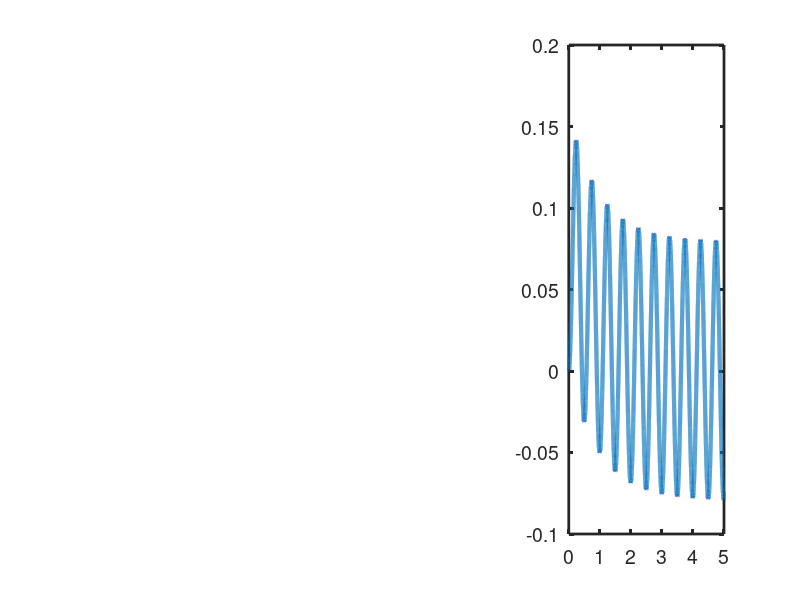
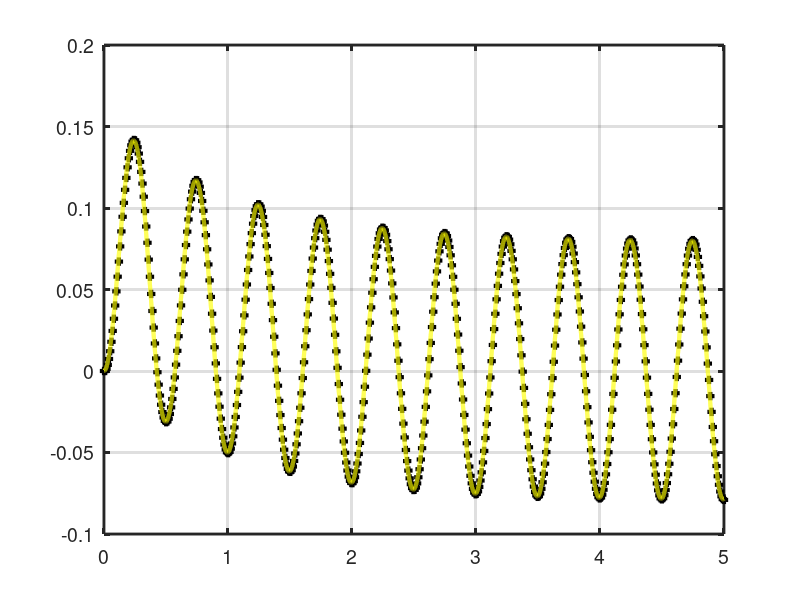
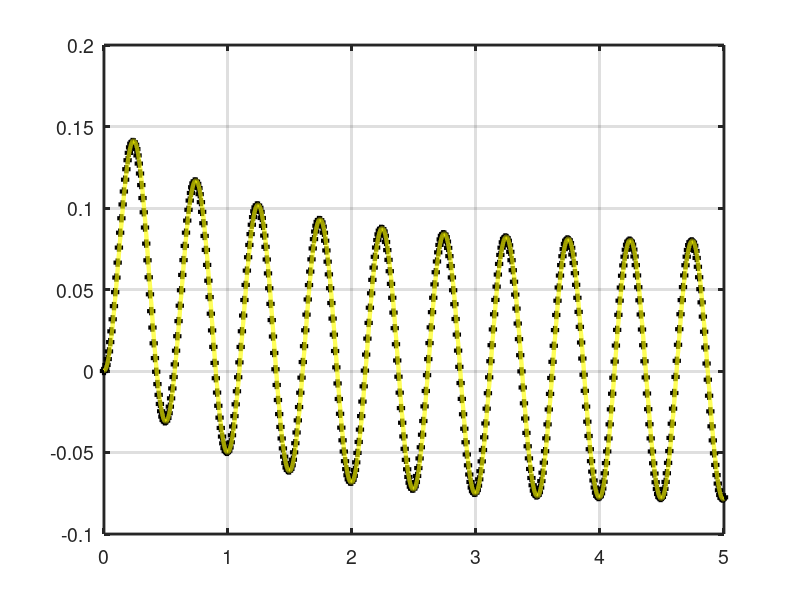
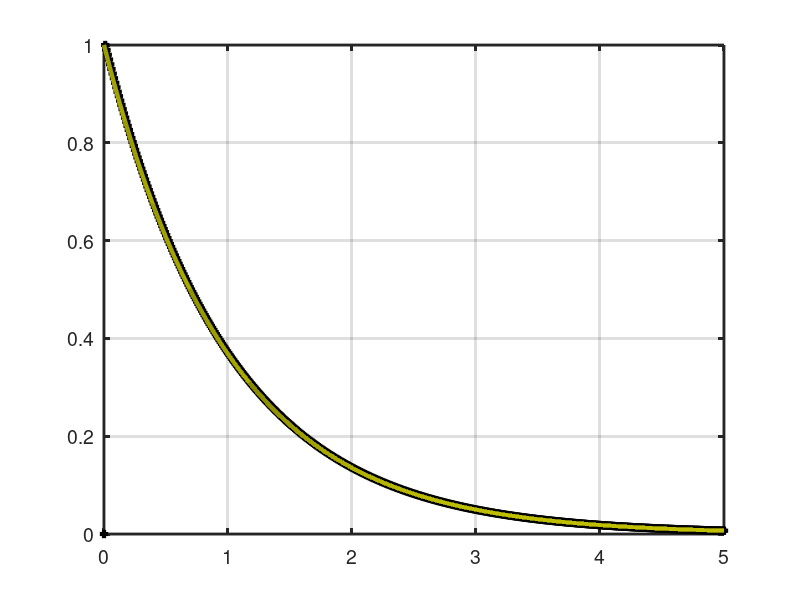

Recreate these plots in MATLAB, in order.
%%%%%%%%%%%%%%%%%%%%%%%%%%%%%%%%%%%%%%%%%%%%%%%%%%%%%%%%%%%%%%%%%%%%%% 0 - Projeto de filtro e sintese de voz%% %% a. projetar um filtro digital %%%%%%  20 de Outubro de 2021%%%%%%%%%%%%%%%%%%%%%%%%%%%%%%%%%%%%%%%%%%%%%%%%%%%%%%%%%%%%%%%%%%%%%%%% 1 - Preparação do código %% %% Boas práticas: limpeza de variáveis; variáveis globais%% Constantes; carregar bibliotecas;...%%%%% Limpezaclc;          % limpa visual da tela de comandosclose all;    % limpa as figurasclear all;    % limpa as variáveis%%% Pacote de controlepkg load control         %%% Polos e zeros pkg load signal          %%% --> Bilinear%%%%%%%%%%%%%%%%%%%%%%%%%%%%%%%%%%%%%%%%%%%%%%%%%%%%%%%%%%%%%%%%%%%%%% 2 - Tempo contínuo %% N = 1;            % NumeradorD = [1 1];        % Denominador%%% Filtro passa baixas contínuoFPBc = tf(N,D);%%% Criar uma senoide artificial com To = 5 segundosTo    = 0.5;              % período da senóideomega = 2*pi/To;          % frequência angularNp    = 1e5;              % número de pontos do gráficotempo = linspace(0,5,Np); % vetor de tempox     = sin(omega*tempo); % senóide%%% Filtrando o sinal x(t)x_f = lsim(FPBc,x,tempo);%%% Visualizaçãosubplot(1,3,1);impulse(FPBc);%%% Aprimora a aparência do gráficoset(findall(gcf,'Type','line'),'LineWidth',3);set(gca,'FontSize',14,'LineWidth',2);subplot(1,3,2);step(FPBc);%%% Aprimora a aparência do gráficoset(findall(gcf,'Type','line'),'LineWidth',3);set(gca,'FontSize',14,'LineWidth',2);subplot(1,3,3);plot(tempo,x_f);%%% Aprimora a aparência do gráficoset(findall(gcf,'Type','line'),'LineWidth',3);set(gca,'FontSize',14,'LineWidth',2);%%%%%%%%%%%%%%%%%%%%%%%%%%%%%%%%%%%%%%%%%%%%%%%%%%%%%%%%%%%%%%%%%%%%%% 3 - Tempo discreto %% % Ap1 --> y = (1-T)*ya + T*xa% Ap2 --> y = (1/(1+T))*ya + (T/(1+T))*x% Ap3 --> y = -((1-2/T)/(1+2/T))*ya + (1/(1+2/T))*xa + (1/(1+2/T))*x%%% Escolha da taxa de amostragemFs = 100;   % A senoide tem 2Hz, devendo ser amostrada com 4Hz (min)T  = 1/Fs;  % Taxa de amostragem%%% Criar o impulsoxi    = [1 zeros(1,Np-1)];%%% Criar o degrauxd    = ones(1,Np);%%% Criar a senoidetd    = linspace(0,5,5/T);xs    = sin(omega*td);%%% Implementando a primeira aproximação% Ap1 --> y = (1-T)*ya + T*xa%%% Valores iniciais das variáveisy1a  = 0;y2a  = 0;x1a  = 0; for k = 1:length(td)    y1(k) = (1-T)*y1a + T*x1a;  y2(k) = (1/(1+T))*y2a + (T/(1+T))*xs(k);    %%% Atualizar o valores    y1a   = y1(k);  y2a   = y2(k);  x1a   = xs(k);  end%%% Visualizando a resposta do sistema ao impulsofigure()plot(td,y1,'k+'); grid; hold;plot(tempo,x_f, 'y');%%% Aprimora a aparência do gráficoset(findall(gcf,'Type','line'),'LineWidth',3);set(gca,'FontSize',14,'LineWidth',2);figure()plot(td,y2,'k+'); grid; hold;plot(tempo,x_f, 'y');%%% Aprimora a aparência do gráficoset(findall(gcf,'Type','line'),'LineWidth',3);set(gca,'FontSize',14,'LineWidth',2);%%% Implementando a primeira aproximação% Ap1 --> y = (1-T)*ya + T*xa[yi,time,X0 ] = impulse (FPBc,tempo);%%% Valores iniciais das variáveisy1a  = 0;y2a  = 0;x1a  = 0; for k = 1:length(td)    y1(k) = (1-T)*y1a + T*x1a;  y2(k) = (1/(1+T))*y2a + (T/(1+T))*xi(k);    %%% Atualizar o valores    y1a   = y1(k);  y2a   = y2(k);  x1a   = xi(k);  end%%% Visualizando a resposta do sistema ao impulsofigure()plot(td,y1/T,'k+'); grid; hold;plot(tempo,yi, 'y');%%% Aprimora a aparência do gráficoset(findall(gcf,'Type','line'),'LineWidth',3);set(gca,'FontSize',14,'LineWidth',2);figure()plot(td,y2/T,'k+'); grid; hold;plot(tempo,yi, 'y');%%% Aprimora a aparência do gráficoset(findall(gcf,'Type','line'),'LineWidth',3);set(gca,'FontSize',14,'LineWidth',2);%%% Implementando a primeira aproximação% Ap1 --> y = (1-T)*ya + T*xa[yd,time,X0 ] = step(FPBc,tempo);%%% Valores iniciais das variáveisy1a  = 0;y2a  = 0;x1a  = 0; for k = 1:length(td)    y1(k) = (1-T)*y1a + T*x1a;  y2(k) = (1/(1+T))*y2a + (T/(1+T))*xd(k);    %%% Atualizar o valores    y1a   = y1(k);  y2a   = y2(k);  x1a   = xd(k);  end%%% Visualizando a resposta do sistema ao impulsofigure()plot(td,y1,'k+'); grid; hold;plot(tempo,yd, 'y');%%% Aprimora a aparência do gráficoset(findall(gcf,'Type','line'),'LineWidth',3);set(gca,'FontSize',14,'LineWidth',2);figure()plot(td,y2,'k+'); grid; hold;plot(tempo,yd, 'y');%%% Aprimora a aparência do gráficoset(findall(gcf,'Type','line'),'LineWidth',3);set(gca,'FontSize',14,'LineWidth',2);